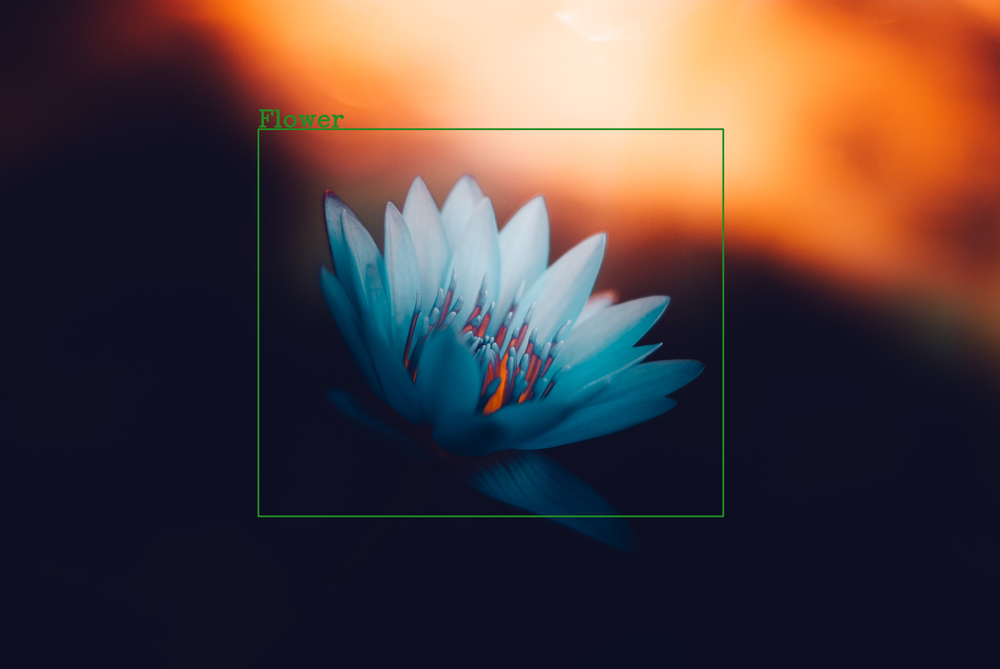
#> input picture M6-computer-vesion/D1/img_text_2.png, 1000 x 669 px, shrunk from 3872 x 2592 before the run, given in place of the camera
$ python mini_project.py
#> lines starting #> are read from the running program, lines starting #| are printed output that depends on the picture; after the words box and inside, x2 and y2 are one past the last pixel; in counts of white or black regions, pixels touching at a corner belong together

from imp import lock_held
import cv2
import numpy as np


def nothing(x):
    pass


cv2.namedWindow('Trackbars')
cv2.createTrackbar('L-H', 'Trackbars', 0, 179, nothing)
#> slider 'L-H' is set to 35
cv2.createTrackbar('L-S', 'Trackbars', 0, 255, nothing)
#> slider 'L-S' is set to 51
cv2.createTrackbar('L-V', 'Trackbars', 0, 255, nothing)
#> slider 'L-V' is set to 51
cv2.createTrackbar('U-H', 'Trackbars', 0, 179, nothing)
#> slider 'U-H' is set to 179
cv2.createTrackbar('U-S', 'Trackbars', 0, 255, nothing)
#> slider 'U-S' is set to 255
cv2.createTrackbar('U-V', 'Trackbars', 0, 255, nothing)
#> slider 'U-V' is set to 255


video = cv2.VideoCapture(0)
while True:
    _, frame = video.read()
#> frame is the input picture: shape (669, 1000, 3); mean B, G, R 61.2, 61.9, 80.1
    hsv = cv2.cvtColor(frame, cv2.COLOR_BGR2HSV)
#> hsv: shape (669, 1000, 3); mean H, S, V 89.4, 151.6, 99.2

    l_h = cv2.getTrackbarPos('L-H', 'Trackbars')
    l_s = cv2.getTrackbarPos('L-S', 'Trackbars')
    l_v = cv2.getTrackbarPos('L-V', 'Trackbars')
    u_h = cv2.getTrackbarPos('U-H', 'Trackbars')
    u_s = cv2.getTrackbarPos('U-S', 'Trackbars')
    u_v = cv2.getTrackbarPos('U-V', 'Trackbars')

    lower_red = np.array([l_h, l_s, l_v])

    upper_red = np.array([u_h, u_s, u_v])

    mask = cv2.inRange(hsv, lower_red, upper_red)
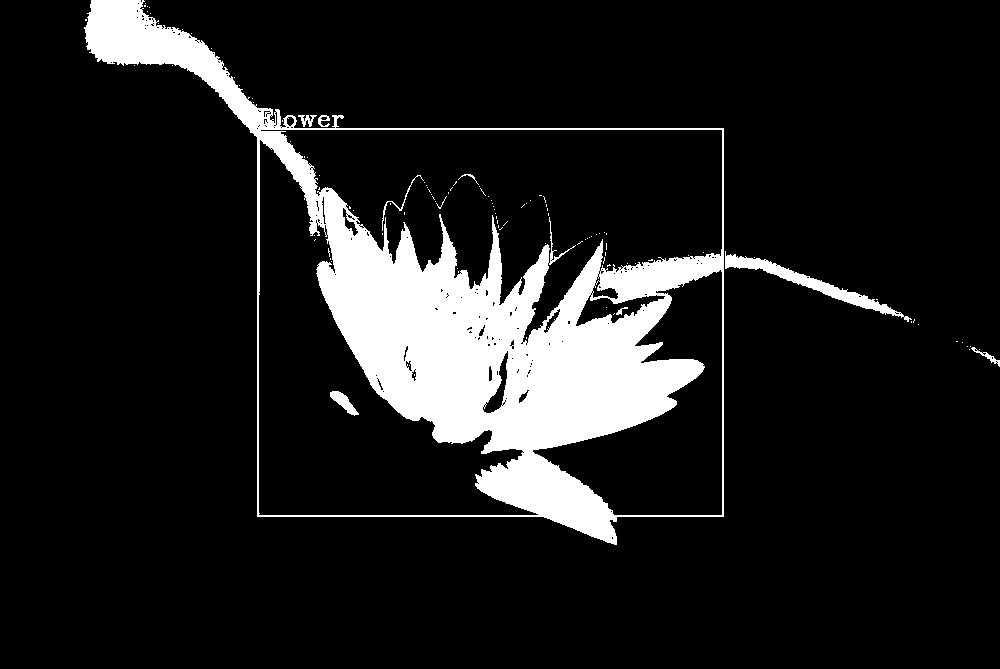
#> mask: shape (669, 1000); 11.6% white; 111 white regions (101 under 20 px), largest, box (x1, y1, x2, y2) and area: (84, 0, 724, 545) 74634, (725, 251, 912, 322) 1940, (330, 391, 359, 416) 299
    result = cv2.bitwise_and(frame, frame, mask=mask)
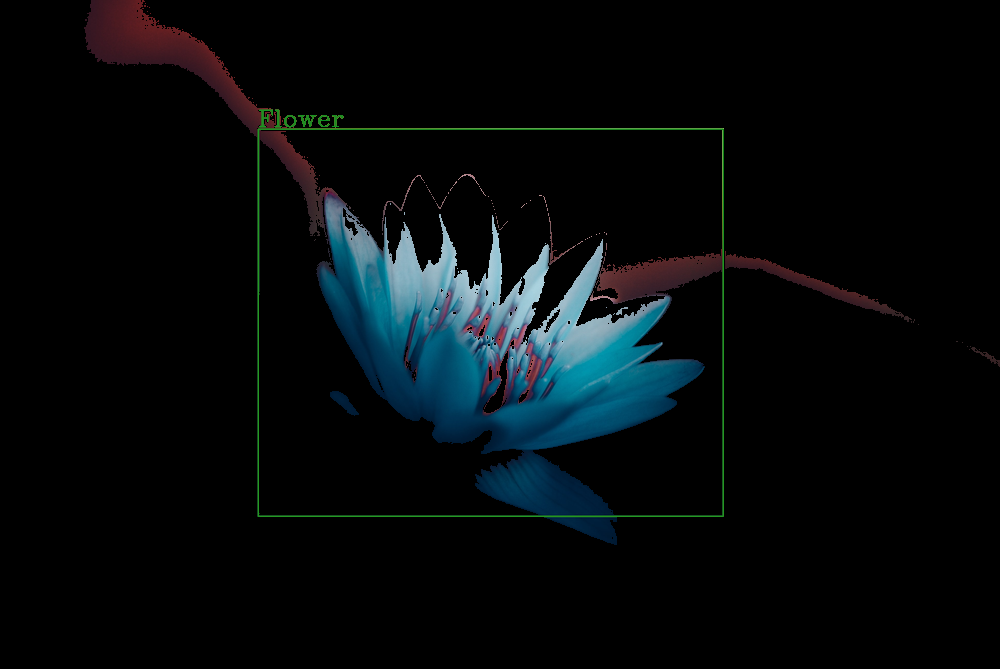
#> result: shape (669, 1000, 3); mean B, G, R 11.7, 9.9, 5.5
    median = cv2.medianBlur(result, 15)
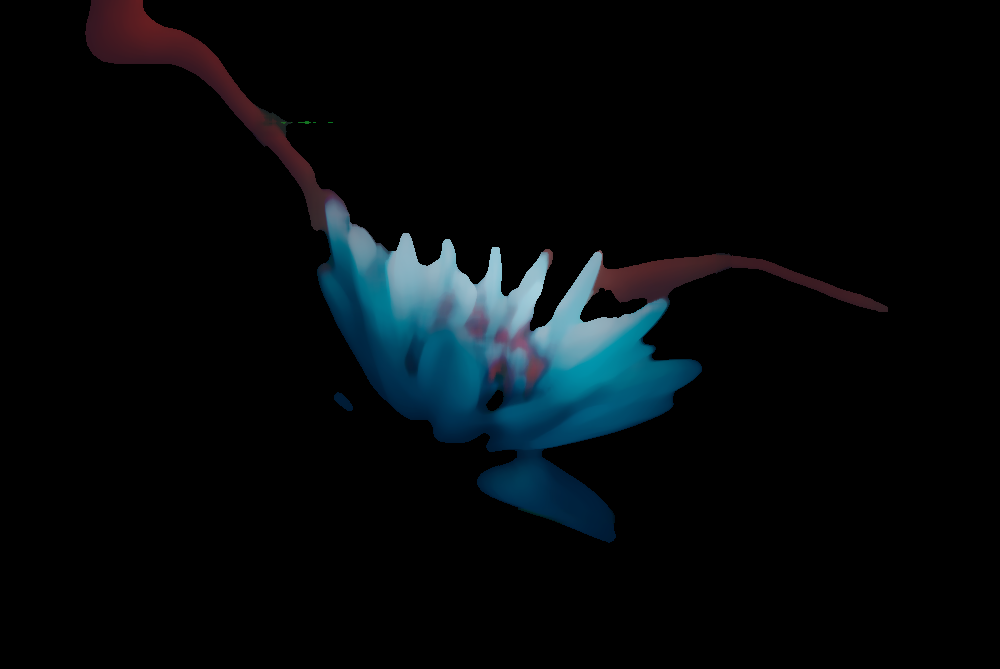
#> median: shape (669, 1000, 3); mean B, G, R 11.4, 9.1, 4.9

    cv2.imshow('Frame', frame)
    cv2.imshow('mask', mask)
    cv2.imshow('result', result)
    cv2.imshow('median', median)

    if cv2.waitKey(30) & 0xFF == ord('q'):
#> (key q is pressed here)
        break


cv2.destroyAllWindows()
video.release()
